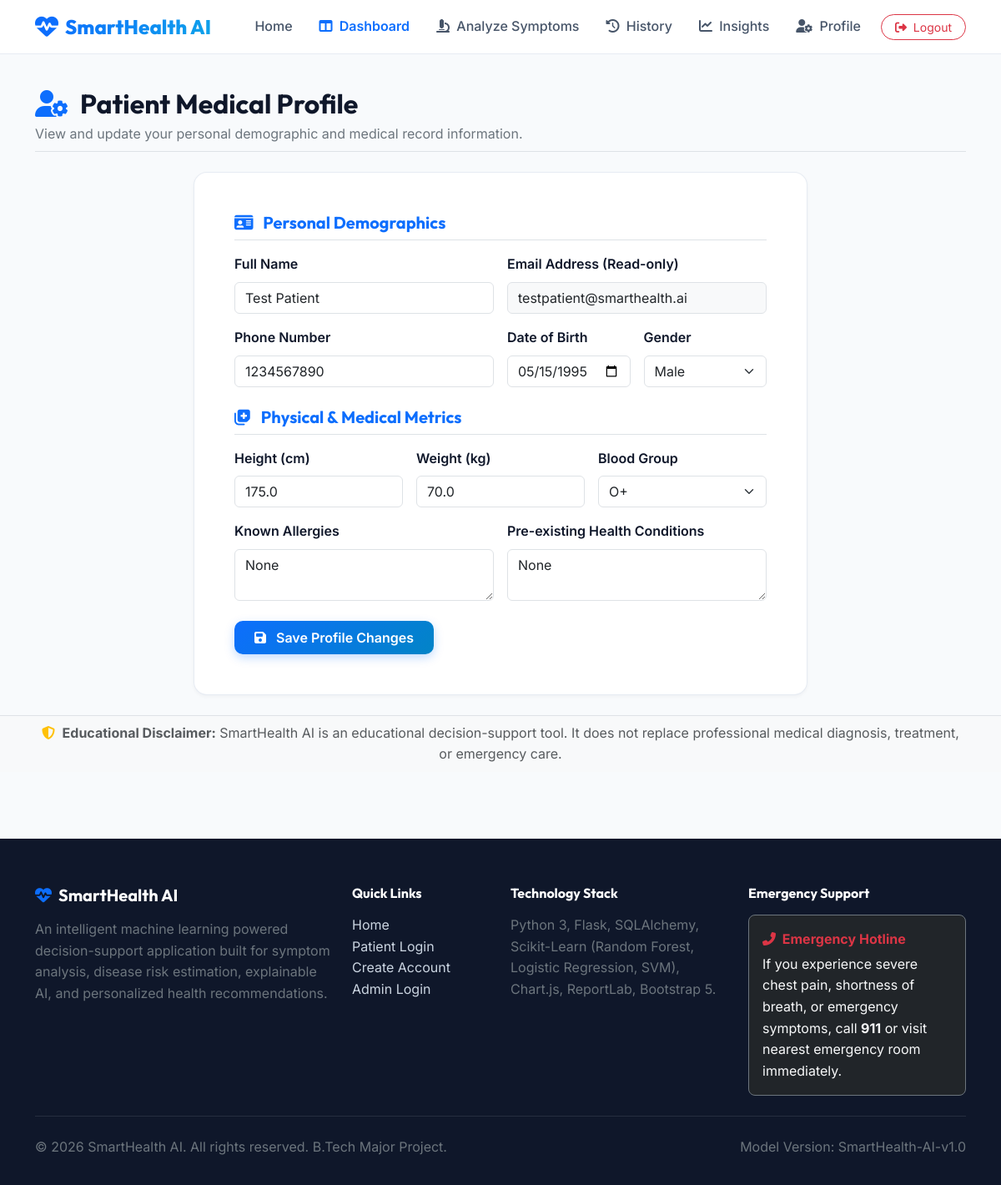
Screenshot of /patient/profile (signed in) with the database file from the repository.
### app/models/user.py (models this page shows, shortened)
class User(UserMixin, db.Model):
    __tablename__ = 'users'
    id = db.Column(db.Integer, primary_key=True)
    name = db.Column(db.String(100), nullable=False)
    email = db.Column(db.String(120), unique=True, nullable=False, index=True)
    password_hash = db.Column(db.String(255), nullable=False)
    phone = db.Column(db.String(20), nullable=True)
    date_of_birth = db.Column(db.String(20), nullable=True)
    gender = db.Column(db.String(20), nullable=True)
    role = db.Column(db.String(20), nullable=False, default='patient') # 'patient' or 'admin'
    created_at = db.Column(db.DateTime, default=datetime.utcnow)
    is_active = db.Column(db.Boolean, default=True)
    profile = db.relationship('PatientProfile', backref='user', uselist=False, cascade='all, delete-orphan')
    predictions = db.relationship('Prediction', backref='user', lazy='dynamic', cascade='all, delete-orphan')
    def is_admin(self):
        return self.role == 'admin'

class PatientProfile(db.Model):
    __tablename__ = 'patient_profiles'
    id = db.Column(db.Integer, primary_key=True)
    user_id = db.Column(db.Integer, db.ForeignKey('users.id'), nullable=False, unique=True)
    height = db.Column(db.Float, nullable=True) # in cm
    weight = db.Column(db.Float, nullable=True) # in kg
    blood_group = db.Column(db.String(10), nullable=True)
    allergies = db.Column(db.Text, nullable=True)
    existing_conditions = db.Column(db.Text, nullable=True)

### app/routes/patient.py (the view, shortened to what this page needs)
@patient_bp.route('/profile', methods=['GET', 'POST'])
@login_required
def profile():
    user = current_user
    prof = PatientProfile.query.filter_by(user_id=user.id).first()
    return render_template('patient/profile.html', user=user, profile=prof)

### templates/patient/profile.html (shortened to what this page needs)
{% extends "base.html" %}
{% block content %}
<div class="container py-4">
    <div class="d-flex flex-column flex-md-row justify-content-between align-items-md-center mb-4 pb-2 border-bottom">
        <div>
            <h2 class="fw-bold mb-1"><i class="fa-solid fa-user-gear text-primary me-2"></i> Patient Medical Profile</h2>
            <p class="text-secondary mb-0 fs-7">View and update your personal demographic and medical record information.</p>
        </div>
    </div>
    <div class="row justify-content-center">
        <div class="col-lg-8">
            <div class="card-modern p-4 p-md-5">
                <form method="POST" action="{{ url_for('patient.profile') }}">
                    <h5 class="fw-bold text-primary mb-3 pb-2 border-bottom"><i class="fa-solid fa-id-card me-2"></i> Personal Demographics</h5>
                    <div class="row g-3 mb-4">
                        <div class="col-md-6">
                            <label class="form-label fs-7 fw-semibold">Full Name</label>
                            <input type="text" name="name" class="form-control" value="{{ user.name }}" required>
                        </div>
                        <div class="col-md-6">
                            <label class="form-label fs-7 fw-semibold">Email Address (Read-only)</label>
                            <input type="email" class="form-control bg-light" value="{{ user.email }}" readonly>
                        </div>
                        <div class="col-md-6">
                            <label class="form-label fs-7 fw-semibold">Phone Number</label>
                            <input type="tel" name="phone" class="form-control" value="{{ user.phone or '' }}">
                        </div>
                        <div class="col-md-3">
                            <label class="form-label fs-7 fw-semibold">Date of Birth</label>
                            <input type="date" name="date_of_birth" class="form-control" value="{{ user.date_of_birth or '' }}">
                        </div>
                        <div class="col-md-3">
                            <label class="form-label fs-7 fw-semibold">Gender</label>
                            <select name="gender" class="form-select">
                                <option value="Male" {% if user.gender == 'Male' %}selected{% endif %}>Male</option>
                            </select>
                        </div>
                    </div>
                    <h5 class="fw-bold text-primary mb-3 pb-2 border-bottom"><i class="fa-solid fa-notes-medical me-2"></i> Physical & Medical Metrics</h5>
                    <div class="row g-3 mb-4">
                        <div class="col-md-4">
                            <label class="form-label fs-7 fw-semibold">Height (cm)</label>
                            <input type="number" step="0.1" name="height" class="form-control" value="{{ profile.height if profile and profile.height else '' }}">
                        </div>
                        <div class="col-md-4">
                            <label class="form-label fs-7 fw-semibold">Weight (kg)</label>
                            <input type="number" step="0.1" name="weight" class="form-control" value="{{ profile.weight if profile and profile.weight else '' }}">
                        </div>
                        <div class="col-md-4">
                            <label class="form-label fs-7 fw-semibold">Blood Group</label>
                            <select name="blood_group" class="form-select">
                                {% for bg in ['A+', 'A-', 'B+', 'B-', 'O+', 'O-', 'AB+', 'AB-'] %}
                                    <option value="{{ bg }}" {% if profile and profile.blood_group == bg %}selected{% endif %}>{{ bg }}</option>
                                {% endfor %}
                            </select>
                        </div>
                        <div class="col-md-6">
                            <label class="form-label fs-7 fw-semibold">Known Allergies</label>
                            <textarea name="allergies" class="form-control" rows="2" placeholder="e.g. Penicillin, Peanuts, Latex">{{ profile.allergies if profile and profile.allergies else '' }}</textarea>
                        </div>
                        <div class="col-md-6">
                            <label class="form-label fs-7 fw-semibold">Pre-existing Health Conditions</label>
                            <textarea name="existing_conditions" class="form-control" rows="2" placeholder="e.g. Asthma, Type 2 Diabetes, Hypertension">{{ profile.existing_conditions if profile and profile.existing_conditions else '' }}</textarea>
                        </div>
                    </div>
                    <button type="submit" class="btn btn-primary-custom px-4 py-2">
                        <i class="fa-solid fa-floppy-disk me-2"></i> Save Profile Changes
                    </button>
                </form>
            </div>
        </div>
    </div>
</div>
{% endblock %}

### static/css/custom.css (style rules this page uses)
:root { --primary-color: #0d6efd; --primary-hover: #0b5ed7; --medical-teal: #0ea5e9; --accent-emerald: #10b981; --warning-amber: #f59e0b; --danger-rose: #ef4444; --dark-navy: #0f172a; --slate-gray: #475569; --light-bg: #f8fafc; --card-bg: #ffffff; --glass-bg: rgba(255, 255, 255, 0.85); --glass-border: rgba(226, 232, 240, 0.8); --shadow-sm: 0 2px 4px rgba(15, 23, 42, 0.04); --shadow-md: 0 10px 25px -5px rgba(15, 23, 42, 0.08); --shadow-lg: 0 20px 35px -10px rgba(15, 23, 42, 0.12); --radius-lg: 16px; --radius-md: 12px; }
body { font-family: 'Inter', system-ui, -apple-system, sans-serif; background-color: var(--light-bg); color: var(--dark-navy); line-height: 1.6; overflow-x: hidden; }
h1, h2, h3, h4, h5, h6, .navbar-brand { font-family: 'Outfit', sans-serif; font-weight: 700; }
.card-modern { background: var(--card-bg); border: 1px solid var(--glass-border); border-radius: var(--radius-lg); box-shadow: var(--shadow-sm); transition: transform 0.25s ease, box-shadow 0.25s ease; }
.btn-primary-custom { background: linear-gradient(135deg, #0d6efd 0%, #0284c7 100%); border: none; color: #ffffff; font-weight: 600; border-radius: 10px; padding: 0.75rem 1.75rem; transition: all 0.25s ease; box-shadow: 0 4px 12px rgba(13, 110, 253, 0.25); }

### rows the page displays
User: name "Test Patient", email "testpatient@smarthealth.ai", phone "1234567890", date_of_birth "05/15/1995", gender "Male"
PatientProfile: height "175.0", weight "70.0", blood_group "O+", allergies "None", existing_conditions "None"
